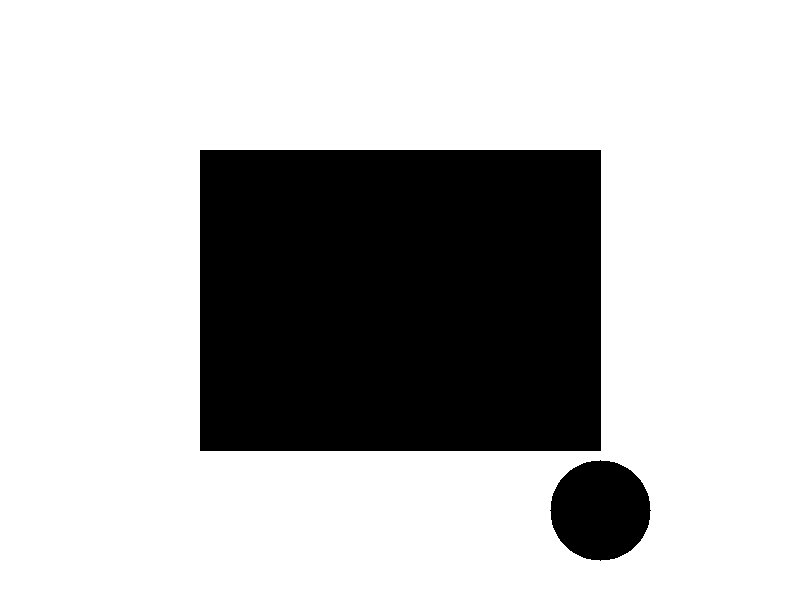
#> input picture images/white.png, 800 x 600 px
$ jupyter execute loading_and_info.ipynb
#> lines starting #> are read from the running program, lines starting #| are printed output that depends on the picture; after the words box and inside, x2 and y2 are one past the last pixel; in counts of white or black regions, pixels touching at a corner belong together
# Image Loading and Info

This notebook contains examples of loading images and displaying information about them.
the used modules are:

- ``PIL``: Python Imaging Library (For loading images)
- ``matplotlib``: Matplotlib (for displaying images)
- ``numpy``: Numpy (for processing images' arrays)

## Installing and importing the required modules

[cell 1]
import sys

[cell 2]
import numpy as np
import matplotlib.pyplot as plt
from PIL import Image

## Loading an image

To load an image, we use the `open` function of the ``PIL`` module.

```python
from PIL import Image
Image.open('image.jpg')
```

[cell 3]
# Load an image
image = Image.open('images/white.png')
#> image is the input picture: PIL image 800x600 L; 73.2% white; 2 black regions, box (x1, y1, x2, y2) and area: (200, 150, 601, 451) 120701, (550, 460, 651, 561) 7845

# Convert to numpy array
image_array = np.array(image)

# Display the image
plt.imshow(image_array,cmap='gray')
plt.show()

## Details of the image

Now, we can get information about the image. The details are:

- `dimension`: how many dimensions the image has
- `shape`: the shape of the image (number of rows, number of columns, number of channels)

[cell 4]
ndim = image_array.ndim
#> ndim = 2
shape = image_array.shape
#> shape = (600, 800)

print(f'ndim: {ndim}')
#| ndim: 2
print(f'shape: {shape}')
#| shape: (600, 800)

## Images as Arrays.

An image can be represented as an array of pixels. An image of width $w$<br>
pixels and height $h$ pixels is equivalent to an array $A$ of size $w × h$ pixels.<br>
The pixel in position $[x, y]$ has value $A[x, y]$.

### Neighborhoods

- The neighborhood of a pixel is the set of pixels in the image that it touches.
- The 4-neighbors of p touch p on the sides (dark pixels)
- The d-neighbors of p touch p on the corners (shaded pixels)
- Note: The pixel p is not a member of its neighborhood.

- The 8-neighbors of p touch p on all sides (dark pixels)
- The 8-neighbor set is the union of the 4-neighbor set and the d-neighbor set.
- Pixels outside the image are not in the neighborhood.

### Connectivity

* Two pixels are connected if they are **neighbors** that share a common property that defines a component.<br>
 The property may be color, brightness, range of brightness values, or anything else of interest.
* Pixels may be 4-connected, d-connected, 8-connected and m-connected.
* Pixels p and q are 4-connected if p and q both have the required property and q is in the 4-neighbor set of p.
* Pixels p and q are d-connected if p and q both have the required property and q is in the d-neighbor set of p.

### Connected Components

A set $S$ of pixels is a connected component if there is at least one path in
$S$ that joins every pair ${p, q}$ of pixels in $S$, The path must contain only
pixels in $S$.

* $A$, $B$ and $C$ are connected components under 4-connectivity.

* $B$ and $C$ are joined under 8 or m connectivity.

[cell 5]
import cv2
img = np.full((8, 8),255, np.uint8)
cv2.rectangle(img, (2,2), (4,4), (0,0,0), -1)
plt.imshow(img,cmap='gray')
plt.show()
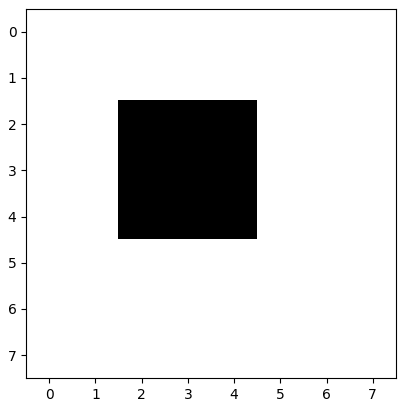
#> figure drawn by matplotlib, 1 panel
